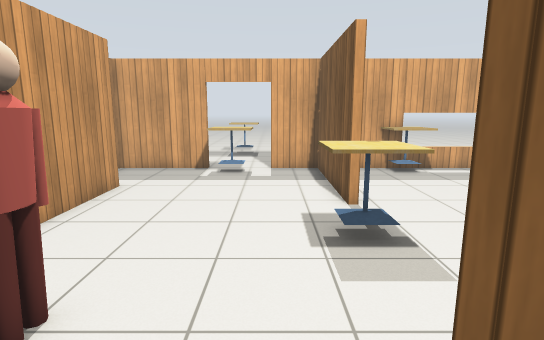
view 1 (above)

18 first-person views from a walk through a robot-simulator world made for Gazebo. The camera is 1.3 m above the floor, tilts 10° down and sees 80° across. The floor is counted in squares, 0.5 m on a side. Each view is taken from the middle of a square. On the plan, view 1 faces up. The plan holds only what a view shows up to about 20 squares ahead; the rest is blank. Simple patterns stand in for the simulator's built-in surfaces. Simple shapes stand in for some stock models.

view 2
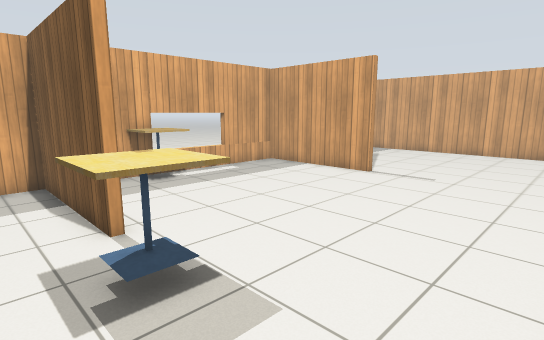

view 3
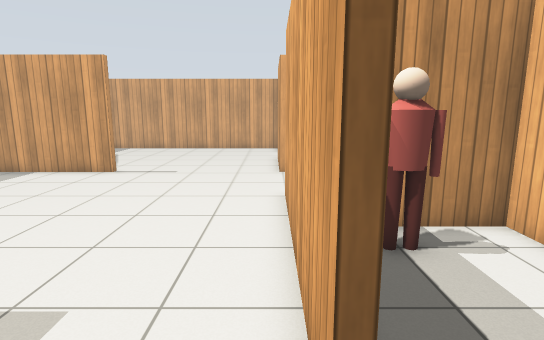

view 4
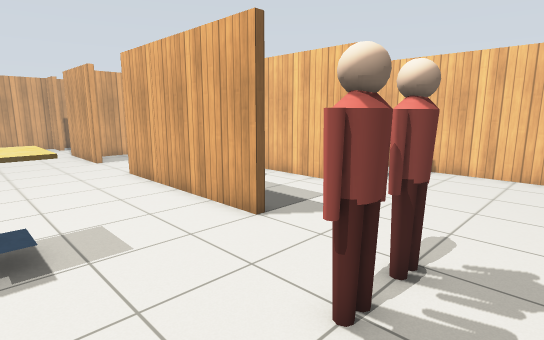

view 5
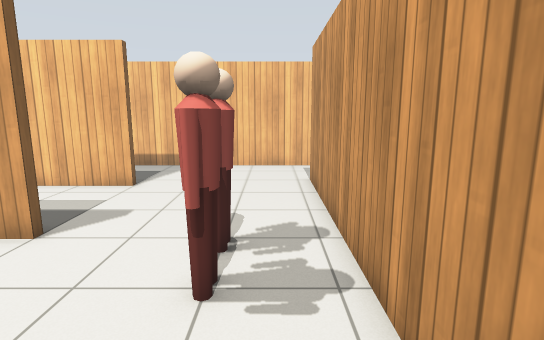

view 6
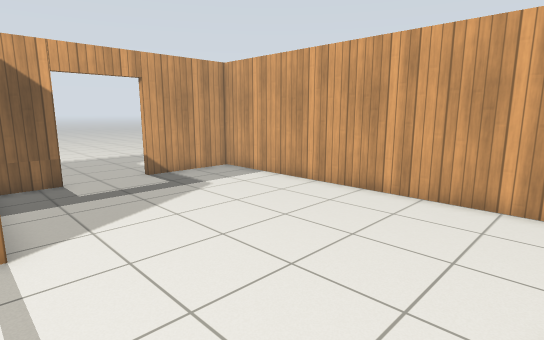

view 7
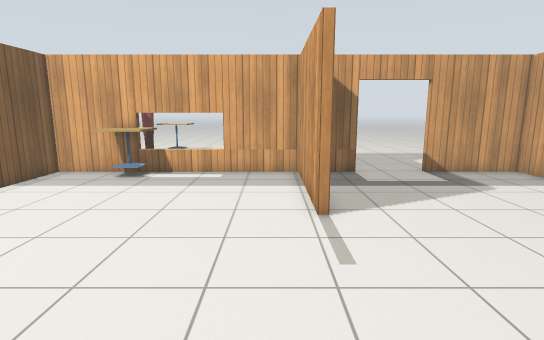

view 8
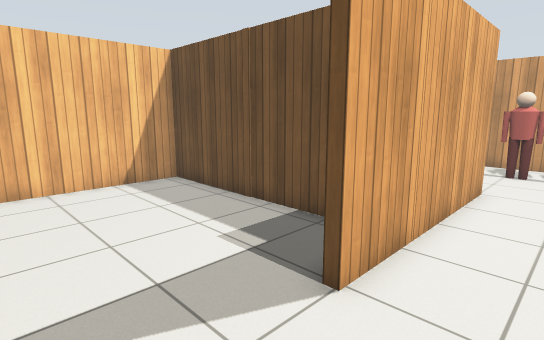

view 9
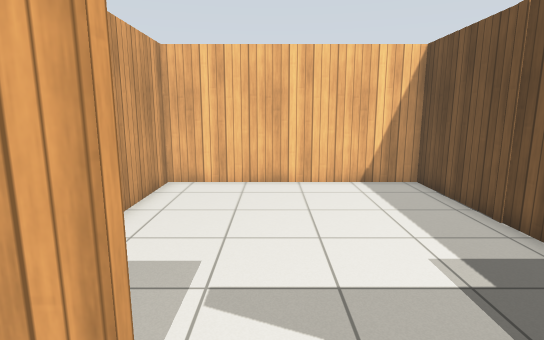

view 10
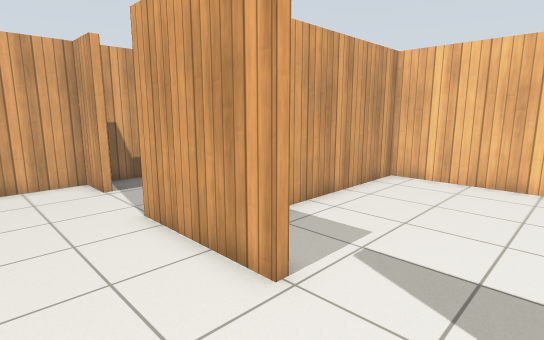

view 11
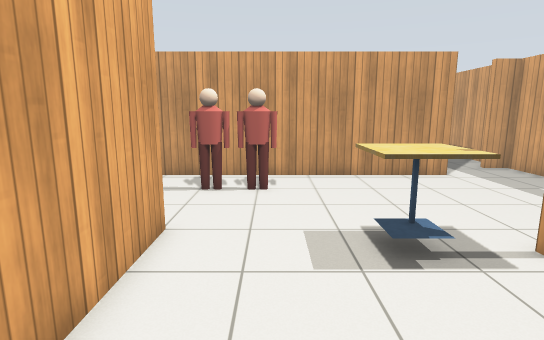

view 12
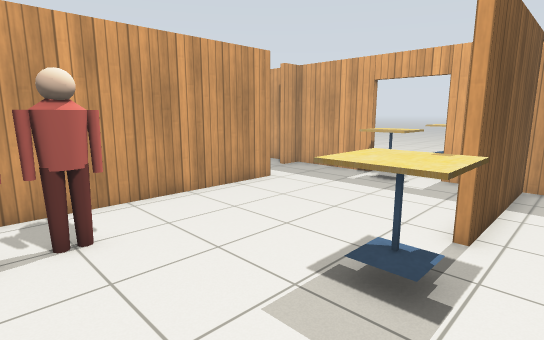

view 13
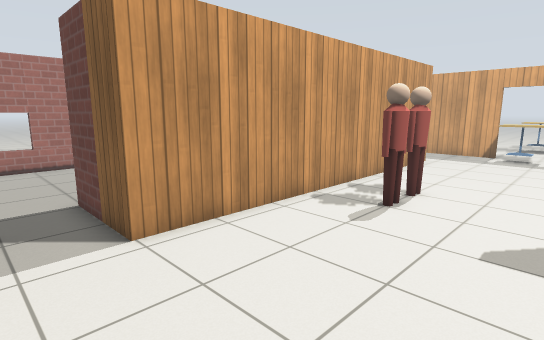

view 14
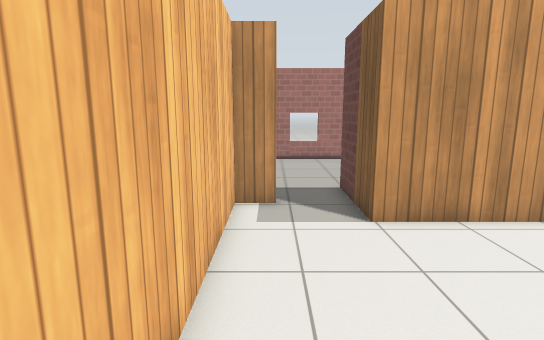

view 15
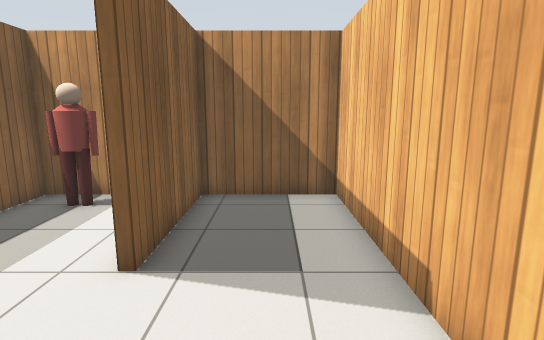

view 16
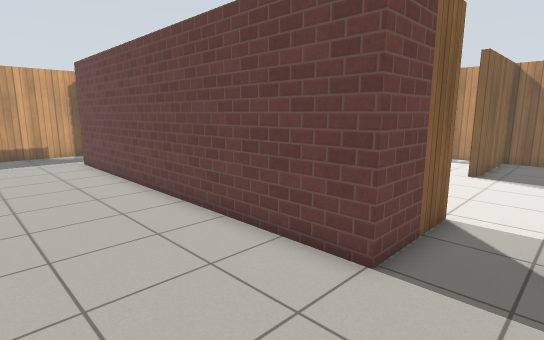

view 17
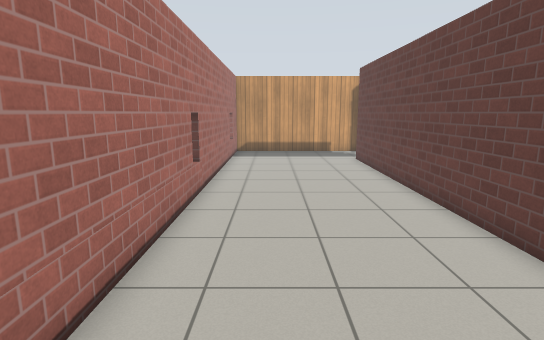

view 18
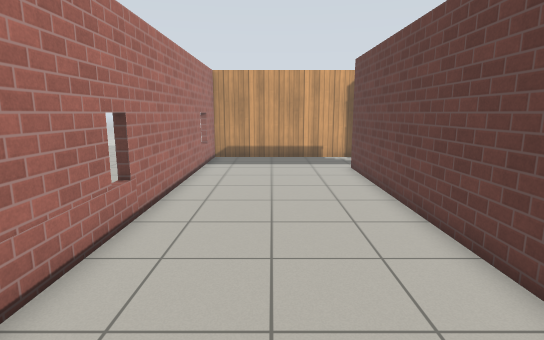

### Floor plan
Points are (right, up) in squares from view 1. A wall is a line through its corners. A room is listed if a view was taken in it or the views show most of it. See-through windows are left out.
Room 1 (views 1, 2, 3, 4, 5, 6, 8, 9, 10, 11, 12, 13, 14, 15)
walls: (2.2, 9) (2.2, 15.2) (-0.1, 15.2); (0.9, 1.6) (9.3, 1.6); (13.2, 9) (13.2, 15.2) (2.5, 15.2) (2.5, 9); (13.2, 1.2) (13.2, 1.6) (18, 1.6); (1, -3.4) (6.2, -3.4) (6.2, 1.3) (4.4, 1.3); (-5.5, 11.5) (-5.5, -4.6) (-7.5, -4.6); (-3.4, 15.2) (-7.2, 15.2) (-7.2, 14.1) (-7.6, 14.1); (15.8, 15.2) (13.9, 15.2); (21.3, 1.6) (23, 1.6) (23, 15.2) (18.8, 15.2); (-8.1, 15.2) (-9.6, 15.2); (-7.2, -6.7) (-7.2, -8.1) (6.2, -8.1) (6.2, -3.7) (1, -3.7)
ways out: opening at (11.5, 1) to room 2; opening at (-10, 13) to room 3; opening at (-8, -5.5) to room 3; opening at (19.5, 1); open door at (0, 15); open door at (17, 15)
objects: person (-3, 1) to (-3, 2); person (-3, 3) to (-3, 4); cafe table (-3, 14) to (-1, 15); cafe table (1, 6) to (3, 7); person (5, -1) to (5, 0); cafe table (5, 14) to (7, 15)
Room 2 (view 7)
walls: (6.5, -0.6) (6.5, -8.1) (15.9, -8.1) (15.9, 0.6)
ways out: opening at (11.5, 1) to room 1
Room 3 (views 16, 17, 18)
walls: (-7.5, -4.6) (-9.2, -4.6) (-9.2, 11.5); (-9.6, 15.2) (-16.4, 15.2) (-16.4, -6.7)
ways out: opening at (-10, 13) to room 1; opening at (-8, -5.5) to room 1

Where each view was taken, in squares from view 1:
view 1: 0 up, 0 right, facing up
view 2: 2 up, 0 right, facing up-right
view 3: 2 up, 1 left, facing right
view 4: 7 up, 5 left, facing down-right
view 5: 8 up, 4 left, facing down
view 6: 2 up, 13 right, facing up-right
view 7: 1 up, 12 right, facing up
view 8: 4 up, 13 right, facing down-left
view 9: 4 up, 12 right, facing down
view 10: 5 up, 10 right, facing down-right
view 11: 4 up, 8 right, facing left
view 12: 2 up, 4 right, facing up-left
view 13: 7 down, 1 right, facing up-left
view 14: 7 down, 2 right, facing left
view 15: 6 down, 4 left, facing right
view 16: 7 down, 14 left, facing up-right
view 17: 7 down, 14 left, facing up
view 18: 4 down, 13 left, facing up
